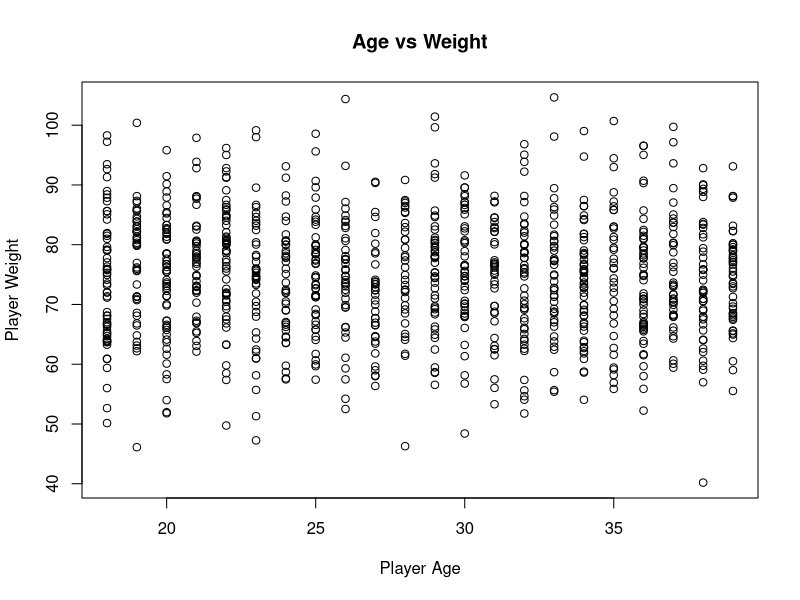
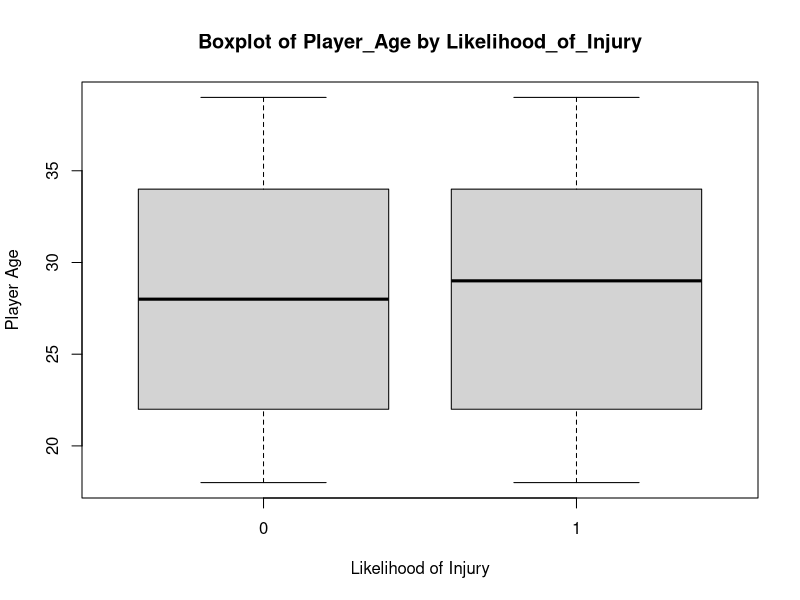
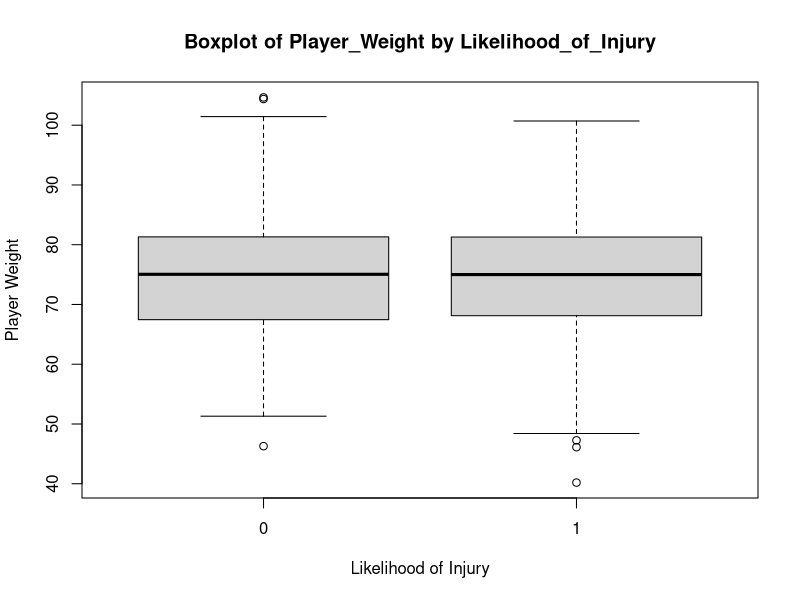

Reproduce these figures in R, in order.
# Load the dataset
InjuryData <- read.csv("data/injury_data.csv", colClasses = c(
  Player_Age = "numeric",
  Player_Weight = "numeric",
  Player_Height = "numeric",
  Previous_Injuries = "factor",
  Training_Intensity = "numeric",
  Recovery_Time = "numeric",
  Likelihood_of_Injury = "factor"  # Assuming this is the target variable (categorical)
))

# Measures of Frequency
# Frequency of categorical variable
freq_table <- table(InjuryData$Likelihood_of_Injury)
print("Frequency Table:")
print(freq_table)

# Proportions of categories
prop_table <- prop.table(freq_table)
print("Proportions Table:")
print(prop_table)

# Summary of numeric variables (count of non-missing values)
print("Summary of Player_Age and Training_Intensity:")
summary(InjuryData$Player_Age)
summary(InjuryData$Training_Intensity)

# Measures of Central Tendency
# Mean
mean_age <- mean(InjuryData$Player_Age, na.rm = TRUE)
mean_weight <- mean(InjuryData$Player_Weight, na.rm = TRUE)
print("Mean of Player_Age and Player_Weight:")
print(mean_age)
print(mean_weight)

# Median
median_age <- median(InjuryData$Player_Age, na.rm = TRUE)
median_weight <- median(InjuryData$Player_Weight, na.rm = TRUE)
print("Median of Player_Age and Player_Weight:")
print(median_age)
print(median_weight)

# Mode (custom function, as R does not have a built-in mode function)
get_mode <- function(x) {
  uniq_x <- unique(x)
  uniq_x[which.max(tabulate(match(x, uniq_x)))]
}
mode_injuries <- get_mode(InjuryData$Previous_Injuries)
print("Mode of Previous_Injuries:")
print(mode_injuries)

# Measures of Distribution
# Range
range_age <- range(InjuryData$Player_Age, na.rm = TRUE)
range_weight <- range(InjuryData$Player_Weight, na.rm = TRUE)
print("Range of Player_Age and Player_Weight:")
print(range_age)
print(range_weight)

# Variance
var_age <- var(InjuryData$Player_Age, na.rm = TRUE)
var_weight <- var(InjuryData$Player_Weight, na.rm = TRUE)
print("Variance of Player_Age and Player_Weight:")
print(var_age)
print(var_weight)

# Standard Deviation
sd_age <- sd(InjuryData$Player_Age, na.rm = TRUE)
sd_weight <- sd(InjuryData$Player_Weight, na.rm = TRUE)
print("Standard Deviation of Player_Age and Player_Weight:")
print(sd_age)
print(sd_weight)

# Skewness and Kurtosis (requires 'e1071' package)
install.packages("e1071")
library(e1071)

skew_age <- skewness(InjuryData$Player_Age, na.rm = TRUE)
kurt_age <- kurtosis(InjuryData$Player_Age, na.rm = TRUE)
print("Skewness and Kurtosis of Player_Age:")
print(skew_age)
print(kurt_age)

# Measures of Relationship
# Correlation between two numeric variables
cor_age_weight <- cor(InjuryData$Player_Age, InjuryData$Player_Weight, use = "complete.obs")
print("Correlation between Player_Age and Player_Weight:")
print(cor_age_weight)

# Covariance between two numeric variables
cov_age_weight <- cov(InjuryData$Player_Age, InjuryData$Player_Weight, use = "complete.obs")
print("Covariance between Player_Age and Player_Weight:")
print(cov_age_weight)

# Scatterplot to visualize relationship
plot(InjuryData$Player_Age, InjuryData$Player_Weight, 
     xlab = "Player Age", ylab = "Player Weight", main = "Age vs Weight")

# Perform ANOVA: Testing if Player_Age differs by Likelihood_of_Injury
anova_age <- aov(Player_Age ~ Likelihood_of_Injury, data = InjuryData)

# Print summary of ANOVA for Player_Age
print("ANOVA for Player_Age by Likelihood_of_Injury:")
summary(anova_age)

# Perform ANOVA: Testing if Player_Weight differs by Likelihood_of_Injury
anova_weight <- aov(Player_Weight ~ Likelihood_of_Injury, data = InjuryData)

# Print summary of ANOVA for Player_Weight
print("ANOVA for Player_Weight by Likelihood_of_Injury:")
summary(anova_weight)

# Optional: Visualizing the results using boxplots
# Boxplot for Player_Age by Likelihood_of_Injury
boxplot(Player_Age ~ Likelihood_of_Injury, data = InjuryData,
        main = "Boxplot of Player_Age by Likelihood_of_Injury",
        xlab = "Likelihood of Injury", ylab = "Player Age")

# Boxplot for Player_Weight by Likelihood_of_Injury
boxplot(Player_Weight ~ Likelihood_of_Injury, data = InjuryData,
        main = "Boxplot of Player_Weight by Likelihood_of_Injury",
        xlab = "Likelihood of Injury", ylab = "Player Weight")
